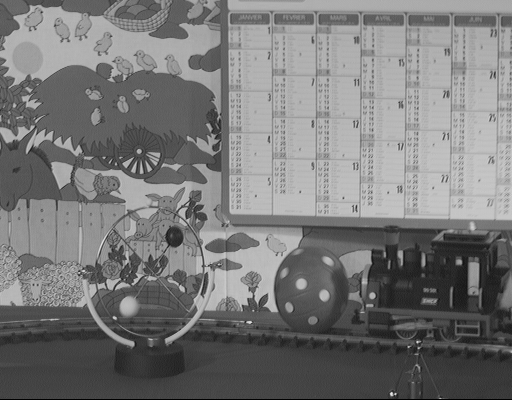
%> input picture train01.tif, 512 x 400 px
$ octave hmba_test.m   (GNU Octave 9; MATLAB toolbox functions it lacks are replaced by stand-ins)
%> lines starting %> are read from the running program, lines starting %| are printed output that depends on the picture
### hbma.m
function [mvs, op_count] = hbma(anchor, target, tier, block_size, window_size, matching_alg)
    % IF:
    % 1. if tier is 1 (highest) then find the motion vectors on image and ret
    % else subsample image and recurse with decremented tier value and
    % store the value in a variable mvs

    % ELSE:
    % 2. Take the motion vectors from i/2, j/2 as a starting point as the
    % position in the new images have doubled. The length of the vector has
    % also doubled so double the length
    % 3. Do a hexBS starting at the location of the original motion vector
    % 4. Add the resulting motion vectors to those of the previous tier to
    % create the more refined vectors and return them
    op_count = 0;
    [rows, cols, ~] = size(anchor);
    blk = @(val) int32(ceil(val/block_size));
    mvs = int32(zeros(int32(floor(rows/block_size)), int32(floor(cols/block_size)), 2));
    if tier == 1 % Lowest recursion depth
        for row = 1:block_size:rows
            for col = 1:block_size:cols
                anchor_block = anchor(row:row+block_size-1, col:col+block_size-1);
                [drow, dcol, ops] = hexbs(row, col, anchor_block, target, window_size(tier));
                op_count = op_count + ops;
                mvs(blk(row), blk(col),:) = [drow, dcol];
            end
        end
    else
        new_anchor = imresize(anchor, 0.5);
        new_target = imresize(target, 0.5);
        [prev_mvs, ops] = hbma(new_anchor, new_target, tier-1, block_size, window_size, matching_alg);
        op_count = op_count + ops;

        for row = 1:block_size:rows
            for col = 1:block_size:cols
                prow = prev_mvs(ceil(blk(row/2)), ceil(blk(col/2)), 1);
                pcol = prev_mvs(ceil(blk(row/2)), ceil(blk(col/2)), 2);

                anchor_block = anchor(row:row+block_size-1, col:col+block_size-1);
                [drow, dcol, ops] = hexbs(row+prow*2, col+pcol*2, anchor_block, target, window_size(tier));
                op_count = op_count + ops;
                new_mv = [prow*2, pcol*2] + [drow, dcol];
                mvs(blk(row), blk(col),:) = new_mv;
            end
        end
    end
end

### hmba_test.m
blk_size = 4;
win_size = [1, 2, 3];

anc = imread('train01.tif');
%> anc is the input picture: size 400x512 uint8; min 0, max 234, mean 120.3
tgt = imread('train02.tif');
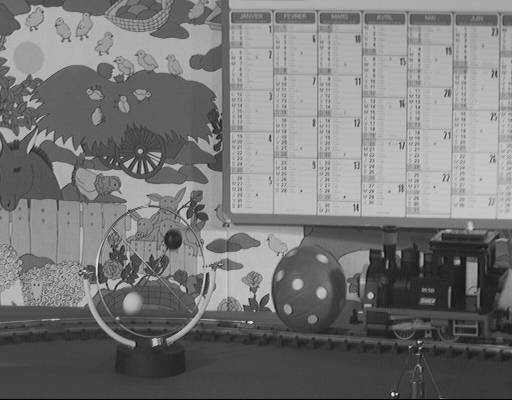
%> input picture train02.tif, 512 x 400 px
%> tgt is the input picture: size 400x512 uint8; min 0, max 235, mean 120.1

tic
mvs = hbma(anc, tgt, 3, blk_size, win_size);
%> in hbma, `new_anchor = imresize(anchor, 0.5);`:
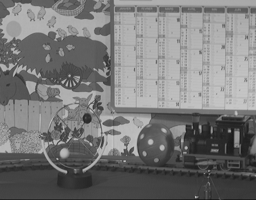
%> new_anchor: size 200x256 uint8; min 24, max 200, mean 120.3
%> in hbma, `new_target = imresize(target, 0.5);`:
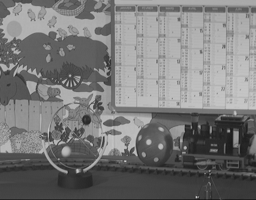
%> new_target: size 200x256 uint8; min 24, max 207, mean 120.2
%> the run ends on the next line
